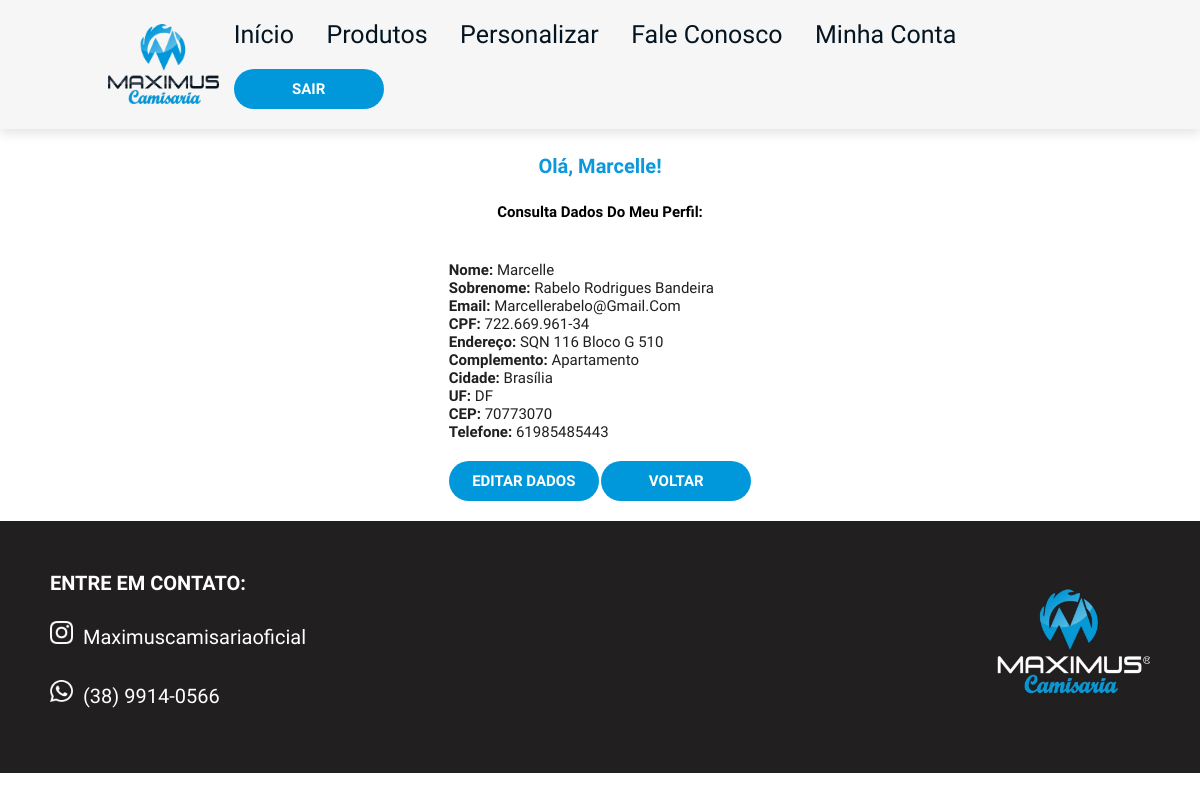
Before: /visualizarDados (signed in) with the older database file.
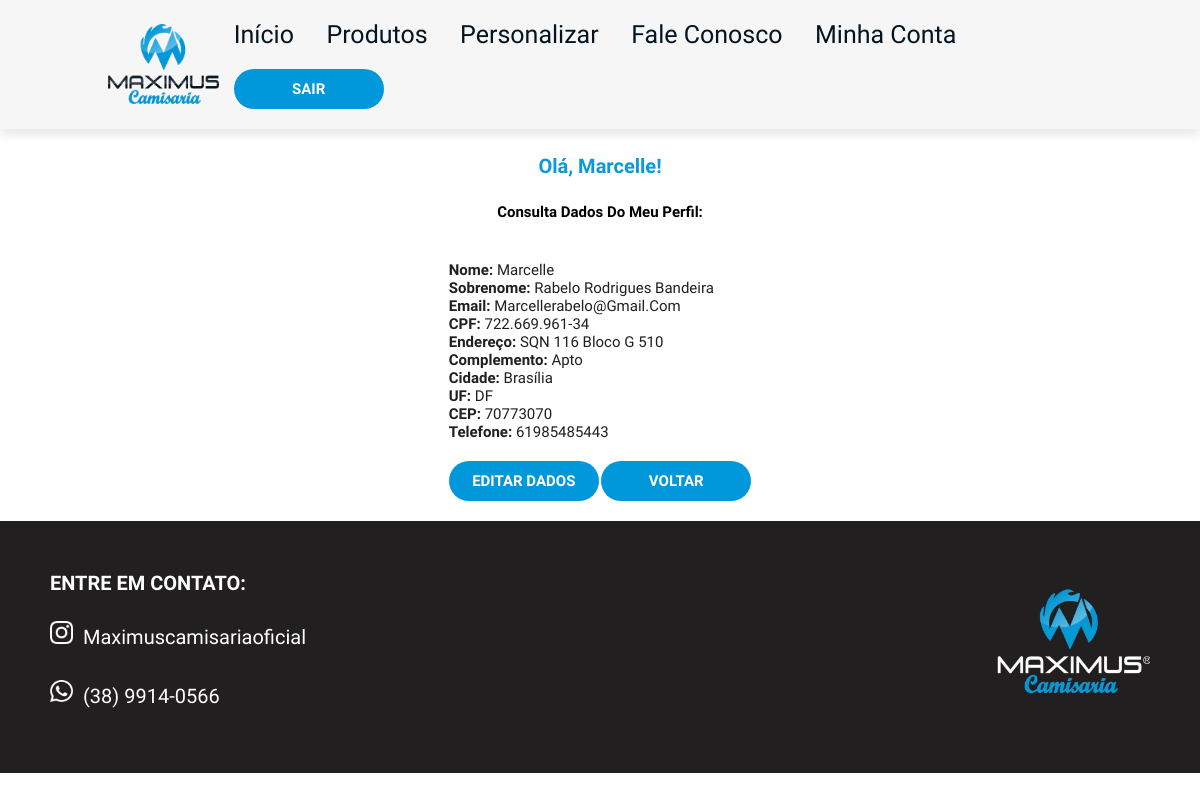
After: the same page with the newer database file.
### loja/models.py (models this page shows)
class Usuario(database.Model, UserMixin):
    id = database.Column(database.Integer, primary_key=True)
    username = database.Column(database.String, nullable=False)
    userlastname = database.Column(database.String, nullable=False)
    email = database.Column(database.String, nullable=False, unique=True)
    senha = database.Column(database.String, nullable=False)
    cpf = database.Column(database.String(11), nullable=False, unique=True)
    endereco = database.Column(database.String, nullable=False)
    complemento = database.Column(database.String, nullable=False)
    cidade = database.Column(database.String, nullable=False)
    uf = database.Column(database.String(2), nullable=False)
    cep = database.Column(database.String(8), nullable=False)
    telefone = database.Column(database.String, nullable=False)

### loja/routes.py (the view)
@app.route("/visualizarDados")
@login_required
def visualizarDados():
    return render_template("visualizar_dados.html", usuario=current_user.id)

### loja/models.py (called while the page is built)
@login_manager.user_loader
def load_usuario(id_usuario):
    return Usuario.query.get(int(id_usuario))

### loja/templates/visualizar_dados.html (shortened to what this page needs)
{% extends "perfil.html" %}
{% block style %}
<link rel="stylesheet" href="{{ url_for('static', filename='css/homepage.css') }}">
{% endblock %}
{% block main1 %}
<div class="Subtitulo-base">
    <h1 class="subtitulo">Olá, {{ current_user.username }}!</h1>
    <h1 class="texto">Consulta dados do meu perfil:</h1>
</div>
{% endblock %}
{% block main2 %}
<div class="visualizar">
    <div method="POST" action="{{ url_for('editar_usuario', id_usuario=current_user.id) }}">
        <div class="form-group">
            <label for="username">Nome:</label>
            {{ current_user.username }}
        </div>
        <div class="form-group">
            <label for="userlastname">Sobrenome:</label>
            {{ current_user.userlastname }}
        </div>
        <div class="form-group">
            <label for="email">Email:</label>
            {{ current_user.email }}
        </div>
        <div class="form-group">
            <label for="cpf">CPF:</label>
           {{ current_user.cpf }}
        </div>
        <div class="form-group">
            <label for="endereco">Endereço:</label>
            {{ current_user.endereco }}
        </div>
        <div class="form-group">
            <label for="complemento">Complemento:</label>
           {{ current_user.complemento }}
        </div>
        <div class="form-group">
            <label for="cidade">Cidade:</label>
            {{ current_user.cidade }}
        </div>
        <div class="form-group">
            <label for="uf">UF:</label>
            {{ current_user.uf }}
        </div>
        <div class="form-group">
            <label for="cep">CEP:</label>
            {{ current_user.cep }}
        </div>
        <div class="form-group">
            <label for="telefone">Telefone:</label>
            <span>{{ current_user.telefone }}</span>
        </div>
        <a href="{{ url_for('editar_usuario', id_usuario=current_user.id) }}"><button class="botao1"><strong>EDITAR DADOS</strong></button></a>
        <a href="/minhaconta"><button class="botao1"><strong>VOLTAR</strong></button></a>
    </div>
</div>
{% endblock %}

Changed rows visible on the page:
changed Usuario "Marcelle": complemento "Apartamento" → "Apto"
